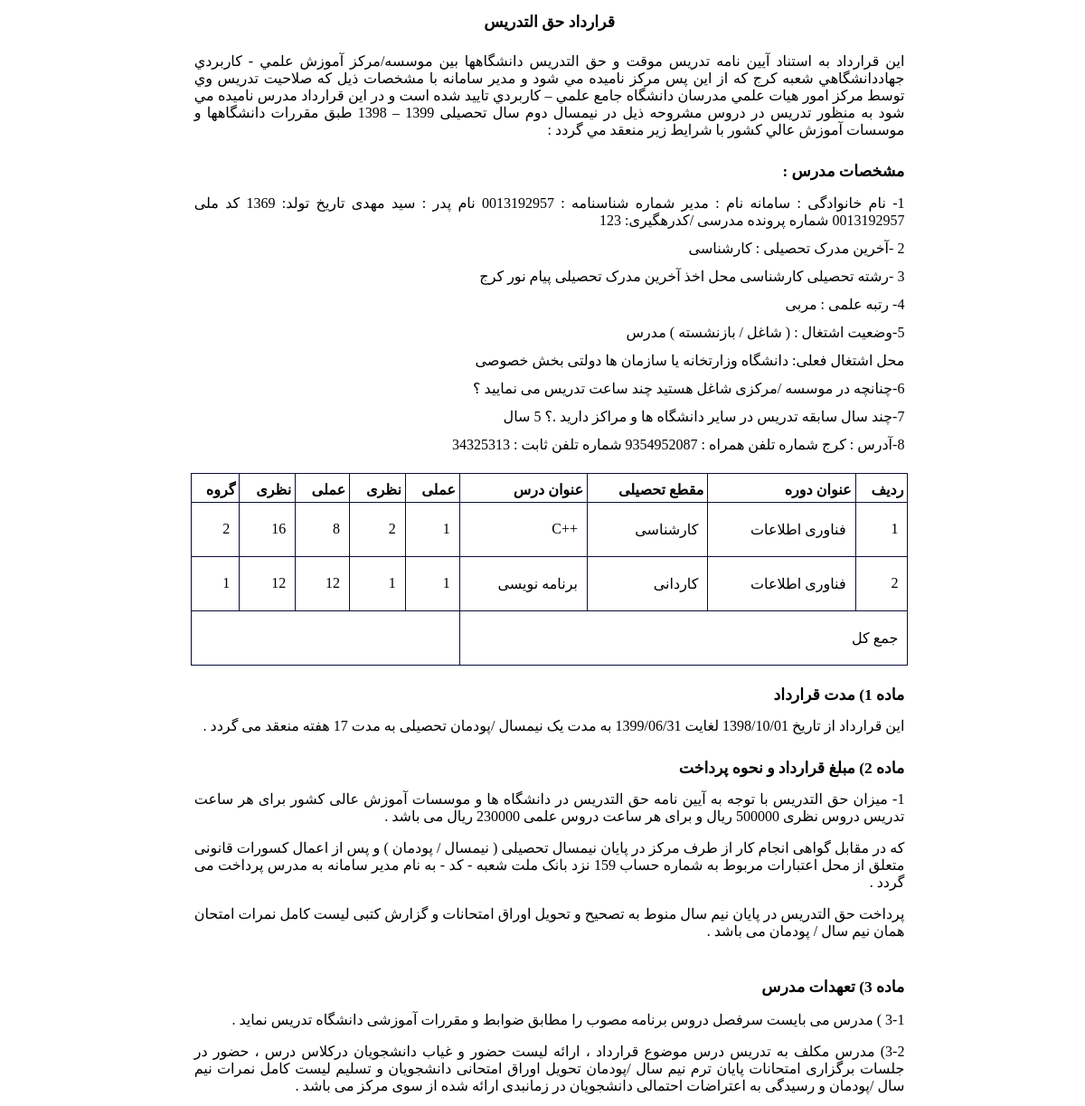
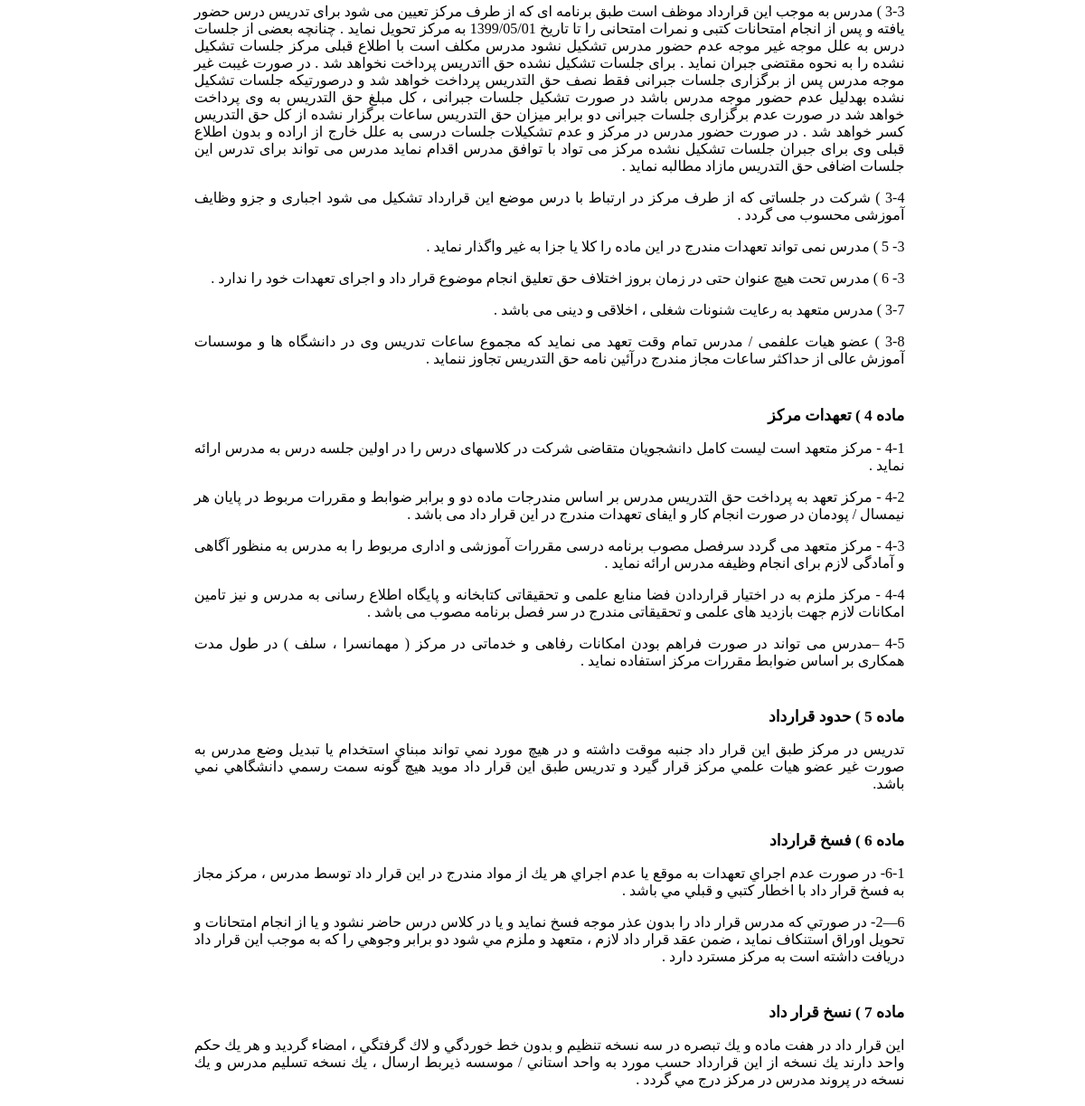
Screenshot of /teachers/print/1 with the database file from the repository (2 pictures, top to bottom).
### accounts/models.py (models this page shows)
class UserProfile(models.Model):
    user = models.OneToOneField(User, on_delete=models.CASCADE)
    p_id = models.CharField(max_length=10, blank=True)
    f_name = models.CharField(max_length=16, blank=True)
    birthday = models.IntegerField(default=0)
    n_id = models.CharField(max_length=10, blank=True)
    file_number = models.CharField(max_length=16, blank=True)
    degree = models.CharField(max_length=64, choices=DEGREE_CHOICES, default='کارشناسی')
    field = models.CharField(max_length=64, blank=True)
    university = models.CharField(max_length=64, blank=True)
    rank = models.CharField(max_length=32, choices=RANK_CHOICES, default='مربی')
    job = models.CharField(max_length=64, blank=True)
    t_year = models.IntegerField(default=0)
    address = models.CharField(max_length=256, blank=True)
    mobile = models.IntegerField(default=0)
    phone = models.IntegerField(default=0)
    account = models.IntegerField(default=0)
    bank = models.CharField(max_length=16, blank=True)
    sex = models.CharField(max_length=8, choices=SEX_CHOICES, default='آقا')
    theorical_pay = models.IntegerField(default=0)
    practical_pay = models.IntegerField(default=0)
    sign = models.ImageField(null=True, blank=True)

class Lesson(models.Model):
    user = models.ForeignKey(User, on_delete=models.CASCADE)
    course_title = models.CharField(max_length=64)
    grade = models.CharField(max_length=32, choices=GRADE_CHOICES, default='کاردانی')
    lesson_title = models.CharField(max_length=64)
    theorical_unit = models.IntegerField(default=0)
    practical_unit = models.IntegerField(default=0)
    theorical_time = models.IntegerField(default=0)
    practical_time = models.IntegerField(default=0)
    group = models.IntegerField(default=1)

### accounts/views.py (the view)
# urls.py: path('teachers/print/<int:pk>', views.print_tuition, name='print_tuition'),
def print_tuition(request, pk):
    teacher = User.objects.get(id=pk)
    lessons = Lesson.objects.filter(user=pk)
    context = {
        'teacher': teacher,
        'lessons': lessons,
    }
    return render(request, 'accounts/print_tuition.html', context)

### accounts/templates/accounts/print_tuition.html (shortened to what this page needs)
{% extends 'base/print-base.html' %}
{% load static %}
{% block body %}
<body data-screen='portrait'>
    <div class="margin" style="border:none">
        <div>
            <div class="tuition-title">
                <h2 style="font-size: 13pt;">قرارداد حق التدریس</h2>
            </div>
            <div class="tuition-body">
                اين قرارداد به استناد آيين نامه تدريس موقت و حق التدريس دانشگاهها بين موسسه/مركز آموزش علمي - كاربردي
                جهاددانشگاهي
                شعبه كرج كه از اين پس مركز ناميده مي شود و {{ teacher.first_name }} {{ teacher.last_name }} با مشخصات
                ذيل كه صلاحيت تدريس
                وي توسط مركز امور هيات علمي مدرسان دانشگاه جامع علمي – كاربردي تاييد شده است و در اين قرارداد مدرس
                ناميده مي شود
                به منظور تدريس در دروس مشروحه ذيل در نيمسال دوم سال تحصیلی 1399 – 1398 طبق مقررات دانشگاهها و موسسات
                آموزش عالي كشور با شرايط زير منعقد مي گردد :
            </div>
            <div class="tuition-body">
                <h2 style="font-size: 13pt;">مشخصات مدرس :</h2>
                1- نام خانوادگی : {{ teacher.last_name }} نام : {{ teacher.first_name }} شماره شناسنامه :
                {{ teacher.userprofile.p_id }} نام پدر : {{ teacher.userprofile.f_name }}
                تاریخ تولد: {{ teacher.userprofile.birthday }} کد ملی {{ teacher.userprofile.n_id }} شماره پرونده مدرسی
                /کدرهگیری: {{ teacher.userprofile.file_number }}
            </div>
            <div class="tuition-body">
                2 -آخرین مدرک تحصیلی : {{ teacher.userprofile.degree }}
            </div>
            <div class="tuition-body">
                3 -رشته تحصیلی {{ teacher.userprofile.degree }} محل اخذ آخرین مدرک تحصیلی
                {{ teacher.userprofile.university }}
            </div>
            <div class="tuition-body">
                4- رتبه علمی : {{ teacher.userprofile.rank}}
            </div>
            <div class="tuition-body">
                5-وضعیت اشتغال : ( شاغل / بازنشسته ) {{ teacher.userprofile.job }}
            </div>
            <div class="tuition-body">
                محل اشتغال فعلی: دانشگاه وزارتخانه یا سازمان ها دولتی بخش خصوصی
            </div>
            <div class="tuition-body">
                6-چنانچه در موسسه /مرکزی شاغل هستید چند ساعت تدریس می نمایید ؟
            </div>
            <div class="tuition-body">
                7-چند سال سابقه تدریس در سایر دانشگاه ها و مراکز دارید .؟ {{ teacher.userprofile.t_year }} سال
            </div>
            <div class="tuition-body">
                8-آدرس : {{ teacher.userprofile.address }} شماره تلفن همراه : {{ teacher.userprofile.mobile }} شماره
                تلفن ثابت : {{ teacher.userprofile.phone }}
            </div>
        </div>
        <br>
        <table class="datatable">
            <thead>
                <tr>
                    <th>ردیف</th>
                    <th>عنوان دوره</th>
                    <th>مقطع تحصیلی</th>
                    <th>عنوان درس</th>
                    <th>عملی</th>
                    <th>نظری</th>
                    <th>عملی</th>
                    <th>نظری</th>
                    <th>گروه</th>
                </tr>
            </thead>
            <tbody>
                {% for lesson in lessons %}
                <tr>
                    <td>{{ forloop.counter }}</td>
                    <td>{{ lesson.course_title }}</td>
                    <td>{{ lesson.grade }}</td>
                    <td>{{ lesson.lesson_title }}</td>
                    <td>{{ lesson.practical_unit }}</td>
                    <td>{{ lesson.theorical_unit }}</td>
                    <td>{{ lesson.practical_time }}</td>
                    <td>{{ lesson.theorical_time }}</td>
                    <td>{{ lesson.group }}</td>
                </tr>
                {% endfor %}
                <tr>
                    <td colspan="4">جمع کل</td>
                </tr>
            </tbody>
        </table>
        <div class="tuition-body">
            <h2 style="font-size: 13pt;">ماده 1) مدت قرارداد</h2>
            این قرارداد از تاریخ 1398/10/01 لغایت 1399/06/31 به مدت یک نیمسال /پودمان تحصیلی به مدت 17 هفته منعقد می
            گردد .
        </div>
        <div class="tuition-body">
            <h2 style="font-size: 13pt;">ماده 2) مبلغ قرارداد و نحوه پرداخت </h2>
            1- میزان حق التدریس با توجه به آیین نامه حق التدریس در دانشگاه ها و موسسات آموزش عالی کشور برای هر ساعت
            تدریس دروس نظری {{ teacher.userprofile.practical_pay }} ریال و برای هر ساعت دروس علمی
            {{ teacher.userprofile.theorical_pay }} ریال می باشد .
            <p>
                که در مقابل گواهی انجام کار از طرف مرکز در پایان نیمسال تحصیلی ( نیمسال / پودمان ) و پس از اعمال کسورات
                قانونی متعلق از محل اعتبارات مربوط به شماره حساب {{ teacher.userprofile.account }} نزد بانک
                {{ teacher.userprofile.bank }} شعبه - کد - به نام {{ teacher.first_name }} {{ teacher.last_name }} به
                مدرس پرداخت می گردد .
            </p>
            <p>
                پرداخت حق التدریس در پایان نیم سال منوط به تصحیح و تحویل اوراق امتحانات و گزارش کتبی لیست کامل نمرات
                امتحان همان نیم سال / پودمان می باشد .
            </p>
        </div>
        <div class="tuition-body">
            <h2 style="font-size: 13pt;">ماده 3) تعهدات مدرس </h2>
            <p>
                3-1 ) مدرس می بایست سرفصل دروس برنامه مصوب را مطابق ضوابط و مقررات آموزشی دانشگاه تدریس نماید .
            </p>
            <p>
                3-2) مدرس مکلف به تدریس درس موضوع قرارداد ، ارائه لیست حضور و غیاب دانشجویان درکلاس درس ، حضور در جلسات
                برگزاری امتحانات پایان ترم نیم سال /پودمان تحویل اوراق امتحانی دانشجویان و تسلیم لیست کامل نمرات نیم سال
                /پودمان و رسیدگی به اعتراضات احتمالی دانشجویان در زمانبدی ارائه شده از سوی مرکز می باشد .
            </p>
            <p>
                3-3 ) مدرس به موجب این قرارداد موظف است طبق برنامه ای که از طرف مرکز تعیین می شود برای تدریس درس حضور
                یافته و پس از انجام امتحانات کتبی و نمرات امتحانی را تا تاریخ 1399/05/01 به مرکز تحویل نماید . چنانچه
                بعضی از جلسات درس به علل موجه غیر موجه عدم حضور مدرس تشکیل نشود مدرس مکلف است با اطلاع قبلی مرکز جلسات
                تشکیل نشده را به نحوه مقتضی جبران نماید . برای جلسات تشکیل نشده حق ااتدریس پرداخت نخواهد شد . در صورت
                غیبت غیر موجه مدرس پس از برگزاری جلسات جبرانی فقط نصف حق التدریس پرداخت خواهد شد و درصورتیکه جلسات تشکیل
                نشده بهدلیل عدم حضور موجه مدرس باشد در صورت تشکیل جلسات جبرانی ، کل مبلغ حق التدریس به وی پرداخت خواهد
                شد در صورت عدم برگزاری جلسات جبرانی دو برابر میزان حق التدریس ساعات برگزار نشده از کل حق التدریس کسر
                خواهد شد . در صورت حضور مدرس در مرکز و عدم تشکیلات جلسات درسی به علل خارج از اراده و بدون اطلاع قبلی وی
                برای جبران جلسات تشکیل نشده مرکز می تواد با توافق مدرس اقدام نماید مدرس می تواند برای تدرس این جلسات
                اضافی حق التدریس مازاد مطالبه نماید .
            </p>
            <p>
                3-4 ) شرکت در جلساتی که از طرف مرکز در ارتباط با درس موضع این قرارداد تشکیل می شود اجباری و جزو وظایف
                آموزشی محسوب می گردد .
            </p>
            <p>
                3- 5 ) مدرس نمی تواند تعهدات مندرج در این ماده را کلا یا جزا به غیر واگذار نماید .
            </p>
            <p>
                3- 6 ) مدرس تحت هیچ عنوان حتی در زمان بروز اختلاف حق تعلیق انجام موضوع قرار داد و اجرای تعهدات خود را
                ندارد .
            </p>
            <p>
                3-7 ) مدرس متعهد به رعایت شنونات شغلی ، اخلاقی و دینی می باشد .
            </p>
            <p>
                3-8 ) عضو هیات علفمی / مدرس تمام وقت تعهد می نماید که مجموع ساعات تدریس وی در دانشگاه ها و موسسات آموزش
                عالی از حداکثر ساعات مجاز مندرج درآئین نامه حق التدریس تجاوز ننماید .
            </p>
        </div>
        <div class="tuition-body">
            <h2 style="font-size: 13pt;">ماده 4 ) تعهدات مرکز </h2>
            <p>
                4-1 - مرکز متعهد است لیست کامل دانشجویان متقاضی شرکت در کلاسهای درس را در اولین جلسه درس به مدرس ارائه
                نماید .
            </p>
            <p>
                4-2 - مرکز تعهد به پرداخت حق التدریس مدرس بر اساس مندرجات ماده دو و برابر ضوابط و مقررات مربوط در پایان
                هر نیمسال / پودمان در صورت انجام کار و ایفای تعهدات مندرج در این قرار داد می باشد .
            </p>
            <p>
                4-3 - مرکز متعهد می گردد سرفصل مصوب برنامه درسی مقررات آموزشی و اداری مربوط را به مدرس به منظور آگاهی و
                آمادگی لازم برای انجام وظیفه مدرس ارائه نماید .
            </p>
            <p>
                4-4 - مرکز ملزم به در اختیار قراردادن فضا منابع علمی و تحقیقاتی کتابخانه و پایگاه اطلاع رسانی به مدرس و
                نیز تامین امکانات لازم جهت بازدید های علمی و تحقیقاتی مندرج در سر فصل برنامه مصوب می باشد .
            </p>
            <p>
                4-5 –مدرس می تواند در صورت فراهم بودن امکانات رفاهی و خدماتی در مرکز ( مهمانسرا ، سلف ) در طول مدت
                همکاری بر اساس ضوابط مقررات مرکز استفاده نماید .
            </p>
        </div>
        <div class="tuition-body">
            <h2 style="font-size: 13pt;">ماده 5 ) حدود قرارداد </h2>
            <p>
                تدريس در مركز طبق اين قرار داد جنبه موقت داشته و در هيچ مورد نمي تواند مبناي استخدام يا تبديل وضع مدرس
                به صورت غير عضو هيات علمي مركز قرار گيرد و تدريس طبق اين قرار داد مويد هيچ گونه سمت رسمي دانشگاهي نمي
                باشد.
            </p>
        </div>
        <div class="tuition-body">
            <h2 style="font-size: 13pt;">ماده 6 ) فسخ قرارداد </h2>
            <p>
                6-1- در صورت عدم اجراي تعهدات به موقع يا عدم اجراي هر يك از مواد مندرج در اين قرار داد توسط مدرس ، مركز
                مجاز به فسخ قرار داد با اخطار كتبي و قبلي مي باشد .
            </p>
            <p>
                6—2- در صورتي كه مدرس قرار داد را بدون عذر موجه فسخ نمايد و يا در كلاس درس حاضر نشود و يا از انجام
                امتحانات و تحويل اوراق استنكاف نمايد ، ضمن عقد قرار داد لازم ، متعهد و ملزم مي شود دو برابر وجوهي را كه
                به موجب اين قرار داد دريافت داشته است به مركز مسترد دارد .
            </p>
        </div>
        <div class="tuition-body">
            <h2 style="font-size: 13pt;">ماده 7 ) نسخ قرار داد </h2>
            <p>
                اين قرار داد در هفت ماده و يك تبصره در سه نسخه تنظيم و بدون خط خوردگي و لاك گرفتگي ، امضاء گرديد و هر يك
                حكم واحد دارند يك نسخه از اين قرارداد حسب مورد به واحد استاني / موسسه ذيربط ارسال ، يك نسخه تسليم مدرس و
                يك نسخه در پروند مدرس در مركز درج مي گردد .
            </p>
        </div>
    </div>
</body>
{% endblock %}

### accounts/templates/base/print-base.html (shortened to what this page needs)
{% load static %}
<!DOCTYPE html>
<html lang="en">
<head>
    <link rel="stylesheet" href="{% static 'assets/css/print.css' %}">
</head>
{% block body %}
{% endblock %}
</html>

### accounts/static/assets/css/print.css (style rules this page uses)
body[data-screen='portrait'] { max-width: 210mm; }
body[data-screen='portrait'] .margin { width: 210mm; max-height: 270mm; max-width: 210mm; }
body { margin: 0 auto; font-family: 'primary-font'; font-size: 1rem; }
.margin { margin: 3mm 2mm 3mm 2mm; direction: rtl; }
* { box-sizing: border-box; }
@media screen { .margin { margin: 3mm 2mm 3mm 2mm; } }
table { border-collapse: collapse; }
tr, td { padding: 20px 10px; }
table { width: 100%; }
tbody { display: table-row-group; }
thead { display: table-header-group; }
table, tr, td { border: none !important }
table.datatable, table.datatable td { border: 1px solid #080c3c !important; }
table.datatable thead { color: #000; }
table.datatable thead th { border: 1px solid #080c3c !important; padding: .5rem .25rem 0.25rem; text-align: justify; text-justify: inter-word; }
.tuition-title { text-align: center; }
.tuition-body { padding: .5rem .25rem 0.25rem; text-align: justify; text-justify: inter-word; }

### rows the page displays
Lesson: course_title "فناوری اطلاعات", grade "کارشناسی", lesson_title "++C", practical_unit "1", theorical_unit "2", practical_time "8", theorical_time "16", group "2"
Lesson: course_title "فناوری اطلاعات", grade "کاردانی", lesson_title "برنامه نویسی", practical_unit "1", theorical_unit "1", practical_time "12", theorical_time "12", group "1"

### other values shown
{{ teacher.first_name }} "مدیر"
{{ teacher.last_name }} "سامانه"
{{ teacher.userprofile.p_id }} "0013192957"
{{ teacher.userprofile.f_name }} "سید مهدی"
{{ teacher.userprofile.birthday }} "1369"
{{ teacher.userprofile.file_number }} "123"
{{ teacher.userprofile.degree }} "کارشناسی"
{{ teacher.userprofile.university }} "پیام نور کرج"
{{ teacher.userprofile.rank }} "مربی"
{{ teacher.userprofile.job }} "مدرس"
{{ teacher.userprofile.address }} "کرج"
{{ teacher.userprofile.phone }} "34325313"
{{ teacher.userprofile.bank }} "ملت"
